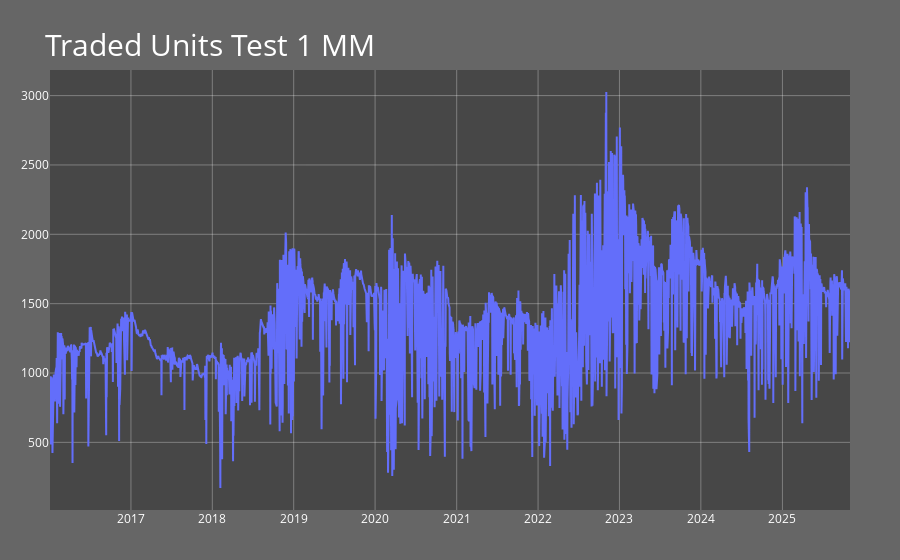

Write notebook code for a chart like this one.
### Markdown cell above
### Traded Units Test 1 Money Management

### Code cell
fig5 = go.Figure()
fig5.add_trace(go.Scatter(x = test2.dates, y = test2.unit_list, mode = 'lines', name = 'Test 1'))
fig5.update_layout(title = dict(text = "Traded Units Test 1 MM", yanchor = "top", font= dict(size = 30)), 
                  margin=dict(l=50, r=50, t=70, b=50), 
                  plot_bgcolor = "rgba(64,64,64,0.8)",
                  paper_bgcolor = "rgba(64,64,64,0.8)",
                  font = dict(color = "white"),
                  yaxis=dict(showgrid = True, gridcolor = "rgba(255,255,255,0.3)", zerolinewidth = 1),
                  xaxis = dict(showgrid = True, gridcolor = "rgba(255,255,255,0.3)"))

### Figure 1 — Plotly figure (JSON) as saved in the notebook; plotly's stock layout.template omitted (floating-point values rounded to 4 significant figures; data arrays with more than 128 entries replaced by an {"elided": "..."} marker saying what was removed)
{"data": [{"mode": "lines", "name": "Test 1", "type": "scatter", "x": {"elided": "2430 str values"}, "y": {"elided": "2430 int values"}}], "layout": {"font": {"color": "white"}, "margin": {"b": 50, "l": 50, "r": 50, "t": 70}, "paper_bgcolor": "rgba(64,64,64,0.8)", "plot_bgcolor": "rgba(64,64,64,0.8)", "title": {"font": {"size": 30}, "text": "Traded Units Test 1 MM", "yanchor": "top"}, "xaxis": {"gridcolor": "rgba(255,255,255,0.3)", "showgrid": true}, "yaxis": {"gridcolor": "rgba(255,255,255,0.3)", "showgrid": true, "zerolinewidth": 1}}}
